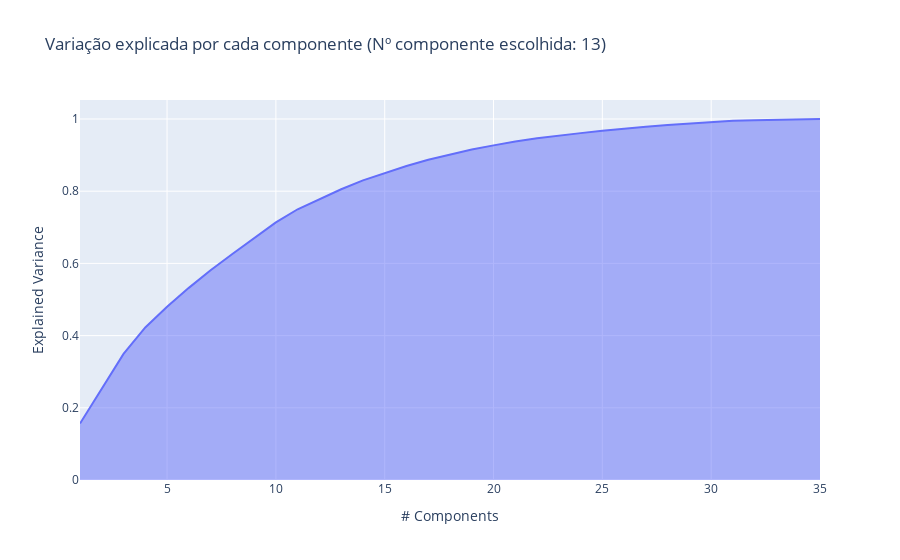

The notebook cell this image was saved under:
### Markdown cell above
### Observando os intervalos de possíveis números de componentes e selecionando um

### Code cell
pca = PCA(random_state=pca_r_state)
pca.fit(df_enem.to_numpy())
exp_var_cumul = np.cumsum(pca.explained_variance_ratio_)

n_components = np.argmax(exp_var_cumul >= 0.8) + 1

# Se você só botar um número decimal entre 0 e 1
# o PCA automaticamente determinar o número de
# componentes que explicam a variância explicada almejada
exp_variance_almejada = 0.8

px.area(
    x=range(1, exp_var_cumul.shape[0] + 1),
    y=exp_var_cumul,
    labels={"x": "# Components", "y": "Explained Variance"},
    title=f"Variação explicada por cada componente (Nº componente escolhida: {n_components})",
)

### Figure 1 — Plotly figure (JSON) as saved in the notebook; plotly's stock layout.template omitted (floating-point values rounded to 4 significant figures)
{"data": [{"fillpattern": {"shape": ""}, "hovertemplate": "# Components=%{x}<br>Explained Variance=%{y}<extra></extra>", "legendgroup": "", "line": {"color": "#636efa"}, "marker": {"symbol": "circle"}, "mode": "lines", "name": "", "orientation": "v", "showlegend": false, "stackgroup": "1", "type": "scatter", "x": [1, 2, 3, 4, 5, 6, 7, 8, 9, 10, 11, 12, 13, 14, 15, 16, 17, 18, 19, 20, 21, 22, 23, 24, 25, 26, 27, 28, 29, 30, 31, 32, 33, 34, 35], "xaxis": "x", "y": [0.1563, 0.2547, 0.3494, 0.4226, 0.4798, 0.5322, 0.581, 0.6259, 0.6701, 0.7135, 0.75, 0.7782, 0.8054, 0.8299, 0.8504, 0.8698, 0.8869, 0.9018, 0.9152, 0.927, 0.9378, 0.9465, 0.9543, 0.9609, 0.9672, 0.9734, 0.9785, 0.9832, 0.9872, 0.9911, 0.9948, 0.9967, 0.9979, 0.999, 1.0], "yaxis": "y"}], "layout": {"legend": {"tracegroupgap": 0}, "title": {"text": "Variação explicada por cada componente (Nº componente escolhida: 13)"}, "xaxis": {"anchor": "y", "domain": [0, 1], "title": {"text": "# Components"}}, "yaxis": {"anchor": "x", "domain": [0, 1], "title": {"text": "Explained Variance"}}}}
